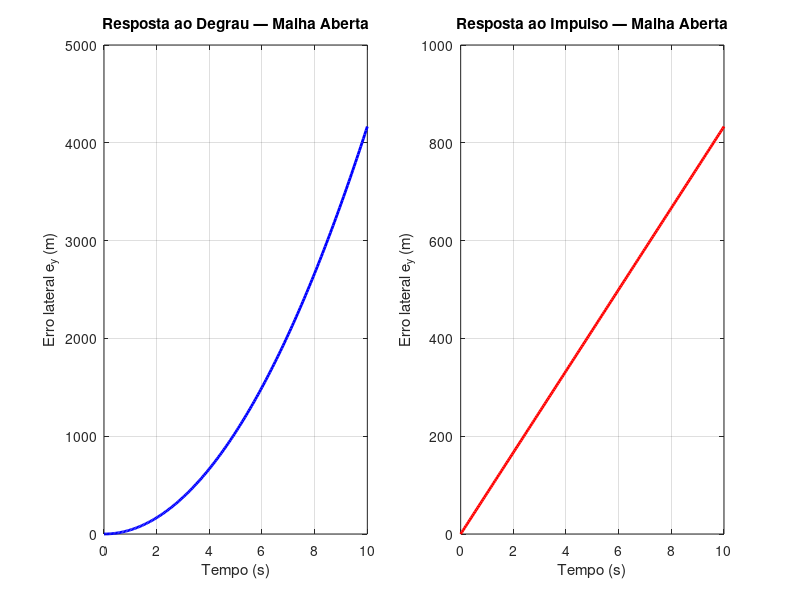

Source code (MATLAB): (Note: this script raises an error after producing the figure.)
%  Script 01: Modelagem e Analise de Malha Aberta
%  Disciplina: Analise de Sistemas Lineares - UTFPR Apucarana
%  Gera as Figuras 1, 2 e 3 do artigo
clear; close all; clc;

% --- Parametros nominais ---
L  = 2.7;    % [m]   distancia entre eixos (wheelbase)
v  = 15;     % [m/s] velocidade longitudinal nominal
Ts = 0.05;   % [s]   periodo de amostragem

A = [0 v; 0 0];
B = [0; v/L];
C = [1 0];
D = 0;

sys = ss(A, B, C, D);
sys_tf = tf(sys);
fprintf('=== Funcao de Transferencia (Malha Aberta) ===\n');
sys_tf

%% --- Figura 3: resposta temporal de malha aberta (degrau + impulso) ---
t = 0:Ts:10;
figure('Position',[100 100 1000 450]);
subplot(1,2,1);
[ys,ts] = step(sys_tf,t);
plot(ts,ys,'b-','LineWidth',2); grid on;
xlabel('Tempo (s)'); ylabel('Erro lateral e_y (m)');
title('Resposta ao Degrau — Malha Aberta');
subplot(1,2,2);
[yi,ti] = impulse(sys_tf,t);
plot(ti,yi,'r-','LineWidth',2); grid on;
xlabel('Tempo (s)'); ylabel('Erro lateral e_y (m)');
title('Resposta ao Impulso — Malha Aberta');
sgtitle('Análise de Malha Aberta — Veículo Autônomo (v=15 m/s, L=2.7 m)');
saveas(gcf,'01_malha_aberta_temporal.png');

%% --- Figura 2: Bode + Nyquist ---
figure('Position',[100 100 1000 700]);
subplot(2,2,[1 2]);
bode(sys_tf); grid on;
title('');
subplot(2,2,3);
w = logspace(-1,1,500);
nyquist(sys_tf,w);
xlim([-3 1]); ylim([-3 3]); grid on;
title('Diagrama de Nyquist — Malha Aberta');
hold on; plot(-1,0,'r+','MarkerSize',12,'LineWidth',2);
subplot(2,2,4);
[mag,~,wout] = bode(sys_tf); mag = squeeze(mag);
semilogx(wout,20*log10(mag),'k-','LineWidth',2); grid on;
xlabel('\omega (rad/s)'); ylabel('|G(j\omega)| (dB)');
title('Magnitude — Malha Aberta');
sgtitle('Análise em Frequência — Malha Aberta');
saveas(gcf,'02_malha_aberta_frequencia.png');

%% --- Figura 1: Lugar das raizes + margem de estabilidade ---
figure('Position',[100 100 1100 500]);
subplot(1,2,1);
rlocus(sys_tf); grid on;
title('Lugar das Raízes — Malha Aberta');
subplot(1,2,2);
margin(sys_tf); grid on;
saveas(gcf,'03_lugar_raizes_margens.png');

[Gm,Pm,Wcg,Wcp] = margin(sys_tf);
fprintf('\n=== Margens de Estabilidade (Malha Aberta) ===\n');
fprintf('Margem de Ganho : %.4f dB (freq %.4f rad/s)\n', 20*log10(Gm), Wcg);
fprintf('Margem de Fase  : %.4f graus (freq %.4f rad/s)\n', Pm, Wcp);
fprintf('Polos: '); disp(pole(sys_tf));

fprintf('\nScript 01 concluido.\n');
